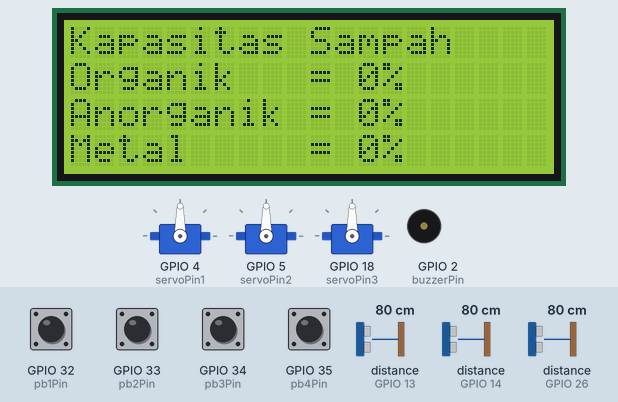
Bench run of a sketch on a simulated ESP32. Shown: 20×4 character LCD, 3 × servo, buzzer (waves = sounding). Wiring (inferred from the names in the program): 3 × ultrasonic range finder: trigger GPIO 12, echo GPIO 13 / trigger GPIO 25, echo GPIO 26 / trigger GPIO 27, echo GPIO 14. The test bench sets the inputs (shaded band); at power-on: GPIO 32 (pb1Pin), GPIO 33 (pb2Pin), GPIO 34 (pb3Pin), GPIO 35 (pb4Pin) HIGH, distance to the obstacle (sensors on GPIO 13, GPIO 14, GPIO 26) 80 cm. The echo pulse lasts 58.3 µs per cm; what the sketch prints to the serial monitor is not drawn.

Above: at 1.3 s.
1.4 s: GPIO 34 (pb3Pin) pulled LOW for 0.15 s
At 1.9 s:
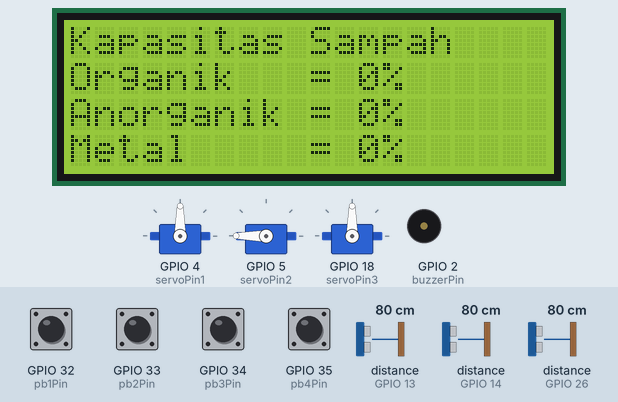
4.5 s: distance to the obstacle (sensor on GPIO 13) set to 2 cm
At 6.3 s:
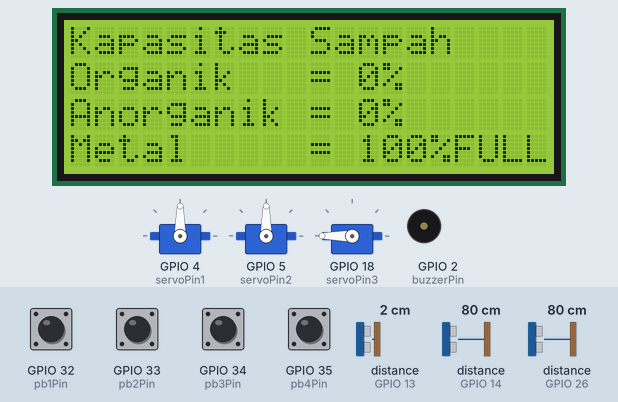
6.6 s: distance to the obstacle (sensor on GPIO 14) set to 2 cm
At 8.4 s:
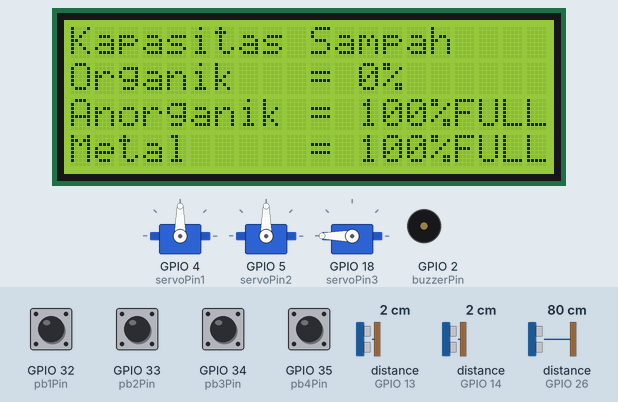
9.6 s: GPIO 33 (pb2Pin) pulled LOW for 1 s
At 10.1 s:
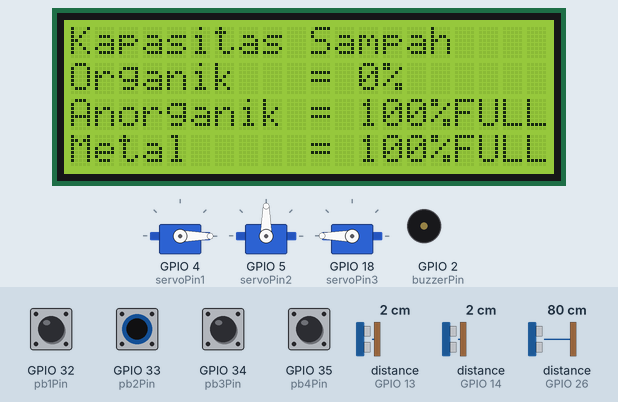
13.6 s: distance to the obstacle (sensor on GPIO 26) set to 9 cm
At 14.5 s:
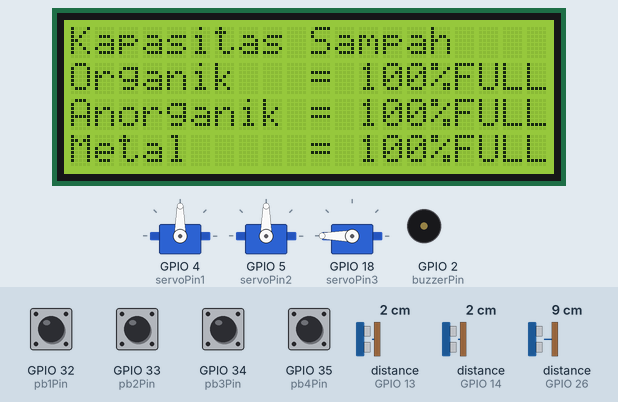
16.6 s: distance to the obstacle (sensor on GPIO 13) set to 299 cm
At 17.0 s:
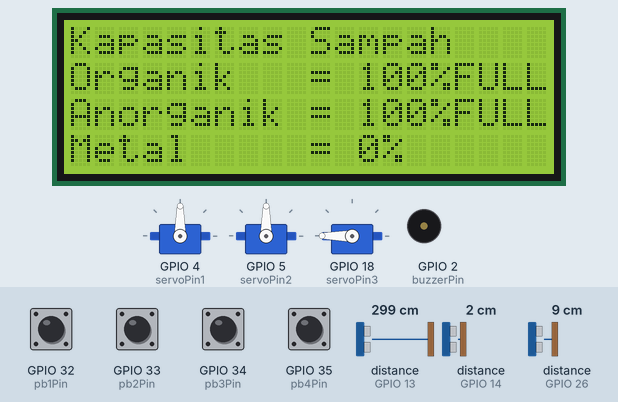
Timing chart, 0 to 19.6 s (numbered marks = the images above; inputs shaded):
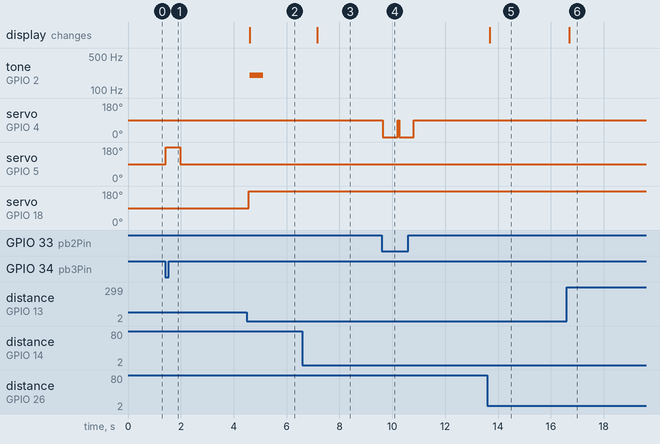

The sketch:

Source_Code_ESP32.ino
```cpp
#include <Wire.h>
#include <LiquidCrystal_I2C.h>
#include <ESP32Servo.h>

// Inisialisasi alamat LCD I2C dan ukuran (20x4)
LiquidCrystal_I2C lcd(0x27, 20, 4);

// Definisi pin sensor ultrasonik
const int trigPin1 = 25; // Pin Trigger untuk sampah organik
const int echoPin1 = 26; // Pin Echo untuk sampah organik
const int trigPin2 = 27; // Pin Trigger untuk sampah anorganik
const int echoPin2 = 14; // Pin Echo untuk sampah anorganik
const int trigPin3 = 12; // Pin Trigger untuk sampah metal
const int echoPin3 = 13; // Pin Echo untuk sampah metal

// Definisi Pin untuk push button dan servo
const int pb1Pin = 32; // Push button 1 untuk servo1 (Metal)
const int pb2Pin = 33; // Push button 2 untuk servo1 (Anorganik/Organik)
const int pb3Pin = 34; // Push button 3 untuk servo2 (Anorganik)
const int pb4Pin = 35; // Push button 4 untuk servo2 (Organik)
const int servoPin1 = 4; // Pin untuk servo1
const int servoPin2 = 5; // Pin untuk servo2
const int servoPin3 = 18; // Pin untuk servo3

// Definisi pin untuk buzzer
const int buzzerPin = 2;

// Variabel kapasitas
int kapasitasOrganik = 0;
int kapasitasAnorganik = 0;
int kapasitasMetal = 0;

// Inisialisasi objek Servo
Servo myServo1;
Servo myServo2;
Servo myServo3;

// Fungsi untuk menginisialisasi LCD dan Serial
void initializeDisplay() {
  lcd.init();
  lcd.backlight();
  lcd.setCursor(0, 0);
  lcd.print("Kapasitas Sampah");
  lcd.setCursor(0, 1);
  lcd.print("Organik   = ");
  lcd.setCursor(0, 2);
  lcd.print("Anorganik = ");
  lcd.setCursor(0, 3);
  lcd.print("Metal     = ");
}

// Fungsi untuk membaca jarak dari sensor ultrasonik
int readDistance(int trigPin, int echoPin) {
  digitalWrite(trigPin, LOW);
  delayMicroseconds(2);
  digitalWrite(trigPin, HIGH);
  delayMicroseconds(10);
  digitalWrite(trigPin, LOW);

  long duration = pulseIn(echoPin, HIGH);
  int distance = duration * 0.034 / 2;
  return distance;
}

// Fungsi untuk menghitung kapasitas berdasarkan jarak
int calculateCapacity(int distance) {
  if (distance <= 10) return 100;
  else if (distance <= 20) return 75;
  else if (distance <= 30) return 50;
  else if (distance <= 40) return 25;
  else return 0;
}

// Fungsi untuk menampilkan kapasitas pada LCD
void displayCapacity(int kapasitas, int row) {
  lcd.setCursor(12, row);
  lcd.print("    "); // Hapus nilai sebelumnya
  lcd.setCursor(12, row);
  lcd.print(kapasitas);
  lcd.print("%");

  if (kapasitas == 100) {
    lcd.setCursor(16, row);
    lcd.print("FULL");
  } else {
    lcd.setCursor(16, row);
    lcd.print("    ");
  }
}

// Fungsi untuk mengaktifkan buzzer dengan tone
void activateBuzzer() {
  tone(buzzerPin, 200);
  delay(500);
  noTone(buzzerPin);
}

void setup() {
  // Inisialisasi LCD dan Serial
  initializeDisplay();
  Serial.begin(9600);

  // Inisialisasi Pin
  pinMode(trigPin1, OUTPUT);
  pinMode(echoPin1, INPUT);
  pinMode(trigPin2, OUTPUT);
  pinMode(echoPin2, INPUT);
  pinMode(trigPin3, OUTPUT);
  pinMode(echoPin3, INPUT);
  pinMode(buzzerPin, OUTPUT);

  // Menggunakan INPUT_PULLUP untuk push button
  pinMode(pb1Pin, INPUT_PULLUP);
  pinMode(pb2Pin, INPUT_PULLUP);
  pinMode(pb3Pin, INPUT_PULLUP);
  pinMode(pb4Pin, INPUT_PULLUP);

  // Attach servo ke pin
  myServo1.attach(servoPin1);
  myServo2.attach(servoPin2);
  myServo3.attach(servoPin3);
  myServo1.write(90);
  myServo2.write(90);
  myServo3.write(90);
}

bool sampahpenuh = false; // Status awal dari kondisi penuh

void loop() {
  // Membaca status push button
  bool pb1State = digitalRead(pb1Pin) == LOW;
  bool pb2State = digitalRead(pb2Pin) == LOW;
  bool pb3State = digitalRead(pb3Pin) == LOW;
  bool pb4State = digitalRead(pb4Pin) == LOW;

  // Kontrol Servo1
  if (pb1State) {
    myServo1.write(180);
    Serial.println("PB1 Ditekan: Servo1 ke kanan Mendeteksi sampah Metal");
    delay(500);
    myServo1.write(90);
  } else if (pb2State) {
    myServo1.write(0);
    Serial.println("PB2 Ditekan: Servo1 ke kiri Mendeteksi sampah Organik/Anorganik");
    delay(500);
    myServo1.write(90);
  }

  // Kontrol Servo2
  if (pb3State && !pb4State) {
    myServo2.write(180); // Servo2 bergerak ke kanan
    Serial.println("PB3 Ditekan: Servo2 ke kanan Mendeteksi sampah Anorganik");
    delay(500);
    myServo2.write(90);
  } else if (pb3State && pb4State) {
    myServo2.write(0); // Servo2 bergerak ke kanan
    Serial.println("PB3 dan PB4 Ditekan: Servo2 ke kiri Mendeteksi sampah organik");
    delay(500);
    myServo2.write(90);
  }

  // Baca jarak dari setiap sensor
  int distanceOrganik = readDistance(trigPin1, echoPin1);
  int distanceAnorganik = readDistance(trigPin2, echoPin2);
  int distanceMetal = readDistance(trigPin3, echoPin3);

  // Hitung kapasitas berdasarkan jarak
  kapasitasOrganik = calculateCapacity(distanceOrganik);
  kapasitasAnorganik = calculateCapacity(distanceAnorganik);
  kapasitasMetal = calculateCapacity(distanceMetal);

  // Tampilkan hasil kapasitas pada LCD
  displayCapacity(kapasitasOrganik, 1);
  displayCapacity(kapasitasAnorganik, 2);
  displayCapacity(kapasitasMetal, 3);

  // Debugging: Tampilkan jarak pada Serial Monitor
  Serial.print("Jarak Organik: ");
  Serial.print(distanceOrganik);
  Serial.print(" cm, Anorganik: ");
  Serial.print(distanceAnorganik);
  Serial.print(" cm, Metal: ");
  Serial.println(distanceMetal);

  // Cek apakah salah satu kapasitas mencapai 100%
  bool kondisiSampahPenuh = (kapasitasOrganik == 100 || kapasitasAnorganik == 100 || kapasitasMetal == 100);
  if (kondisiSampahPenuh) {
    if (!sampahpenuh) {
        sampahpenuh = true;
        myServo3.attach(servoPin3);
        myServo3.write(180);
        Serial.println("Sampah Penuh, Servo3 ke bergerak ke kiri");
        activateBuzzer();
        delay(2000);
        myServo3.detach();
    }
    } else if (sampahpenuh) {
    myServo3.attach(servoPin3);
    myServo3.write(95);
    Serial.println("Kapasitas Tidak Penuh, Servo3 kembali ke posisi awal");
    delay(500);
    myServo3.detach();
    sampahpenuh = false;
    }
  }
```

Measured:
- after the input at 1.4 s, servo on GPIO 5 (servoPin2): 90° → 180° at once, → 90° 0.56 s later
- after the input at 4.5 s, tone on GPIO 2 (buzzerPin): silent → 200 Hz after 0.11 s, → silent 0.50 s later; servo on GPIO 18 (servoPin3): 90° → 180° after 0.07 s; the display: changes after 0.11 s (image 2)
- after the input at 6.6 s, the display: changes after 0.56 s (image 3)
- after the input at 9.6 s, servo on GPIO 4 (servoPin1): 90° → 0° at once, → 90° 1.2 s later
- after the input at 13.6 s, the display: changes after 0.09 s (image 5)
- after the input at 16.6 s, the display: changes after 0.10 s (image 6)
